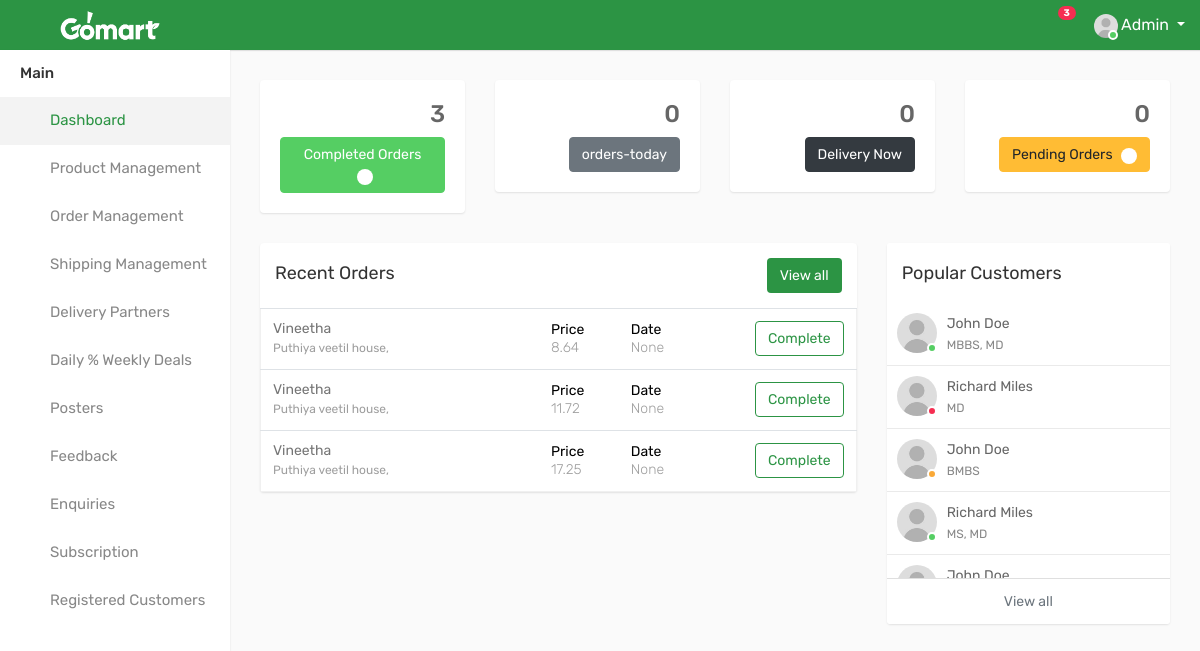
Page /Admin_Home/ (signed in) on the earlier database version.
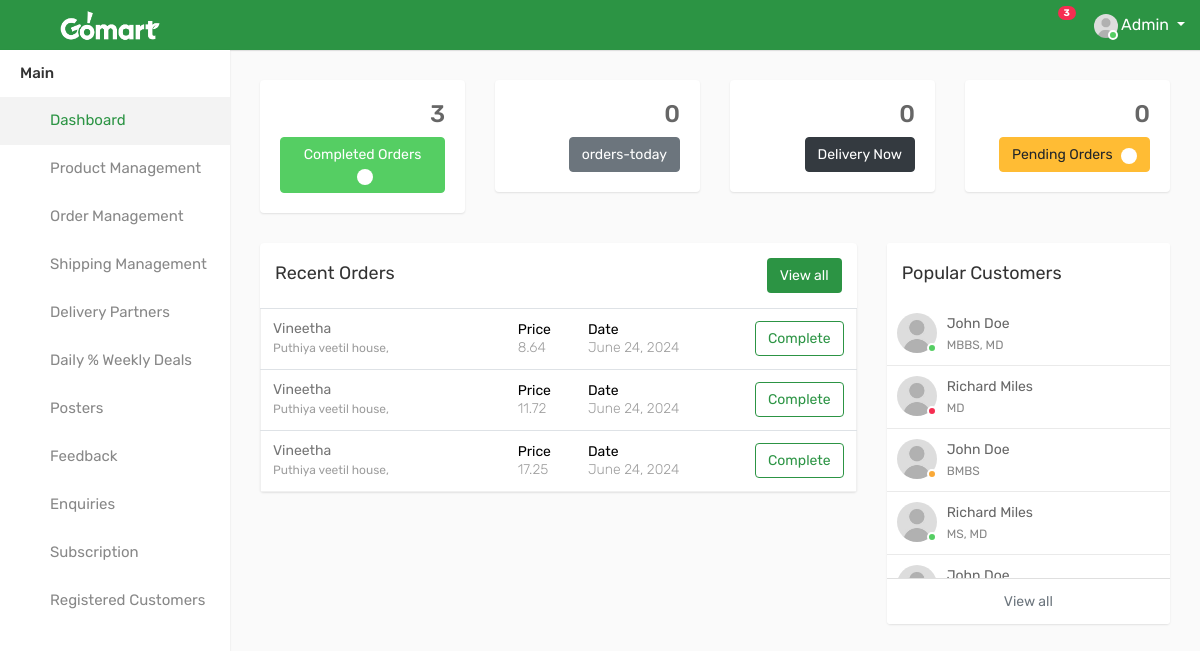
Same page on the later database version.
### GoApp/models.py (models this page shows, shortened)
class tbl_Checkout(models.Model):
    user = models.ForeignKey(tbl_SignUp, on_delete=models.CASCADE, null=True)
    orderid = models.IntegerField(null=True)
    invoice_number = models.IntegerField(null=True)
    total_items = models.CharField(max_length=100, null=True)
    item_price = models.FloatField(null=True)
    ship_charge = models.FloatField(null=True)
    total_after_ship = models.FloatField(null=True)
    discount = models.CharField(max_length=100, null=True)
    created_at = models.DateField(auto_now_add=True,null=True)
    created_time=models.TimeField(auto_now_add=True,null=True)
    ship_address = models.ForeignKey(tbl_Shipment_Address, on_delete=models.CASCADE, null=True)
    status = models.CharField(max_length=100, null=True)
    payment_method = models.CharField(max_length=100, null=True)

class tbl_SignUp(models.Model):
    user = models.ForeignKey(User, on_delete=models.CASCADE, null=True)
    email = models.EmailField(null=True)
    mobile = models.CharField(max_length=20, null=True)
    fullname = models.CharField(max_length=100, null=True)
    password = models.CharField(max_length=100, null=True)
    dp = models.ImageField(upload_to="media", null=True)
    status = models.CharField(max_length=100, null=True)

class tbl_Shipment_Address(models.Model):
    user = models.ForeignKey(tbl_SignUp, on_delete=models.CASCADE, null=True)
    first_name = models.CharField(max_length=100)
    last_name = models.CharField(max_length=100)
    street_address = models.CharField(max_length=255)
    mobile = models.CharField(max_length=20)
    email = models.EmailField()
    state = models.CharField(max_length=100)
    Eircode = models.CharField(max_length=20)

### GoApp/views.py (the view)
# urls.py: path("Admin_Home/", views.Admin_Home),
@never_cache
@login_required(login_url='/Gomart_Admin/')
def Admin_Home(request):
    current_date=date.today()
    comp_orders=tbl_Checkout.objects.filter(status="Complete").count()
    pend_orders=tbl_Checkout.objects.filter(status="Pending").count()
    deli_now=tbl_Checkout.objects.filter(status="Delivery").count()
    today_orders=tbl_Checkout.objects.filter(created_at=current_date).count()
    recent=tbl_Checkout.objects.all().order_by('-id')[:6]
    context={
        "comp_orders":comp_orders,
        "pend_orders":pend_orders,
        "deli_now":deli_now,
        "today_orders":today_orders,
        "recent":recent
    }
    return render(request, "Admin_Home.html",context)

### templates/Admin_Home.html (shortened to what the changed rows need)
{% load static %}
{% include 'left_nav.html' %}
<div class="page-wrapper">
            <div class="content">
				<div class="row">
					<div class="col-12 col-md-6 col-lg-8 col-xl-8">
						<div class="card">
							<div class="card-body p-0">
								<div class="table-responsive">
									<table class="table mb-0">
										<tbody>
                                        {% for i in recent %}
											<tr>
												<td style="min-width: 200px;">
													<h2><a href="profile.html">{{i.user.fullname}} <span>{{i.ship_address.street_address}}</span></a></h2>
												</td>
												<td>
													<h5 class="time-title p-0">Price</h5>
													<p>{{i.total_after_ship}}</p>
												</td>
												<td>
													<h5 class="time-title p-0">Date</h5>
													<p>{{i.created_at}}</p>
												</td>
												<td class="text-right">
													<a href="#" class="btn btn-outline-primary take-btn">{{i.status}}</a>
												</td>
											</tr>
                                        {% endfor %}
										</tbody>
									</table>
								</div>
							</div>
						</div>
					</div>
				</div>
            </div>
        </div>

Differences in the rows shown:
changed tbl_Checkout (number 1 of 3 on the later page): created_at "None" → "June 24, 2024"
changed tbl_Checkout (number 2 of 3 on the later page): created_at "None" → "June 24, 2024"
changed tbl_Checkout (number 3 of 3 on the later page): created_at "None" → "June 24, 2024"
